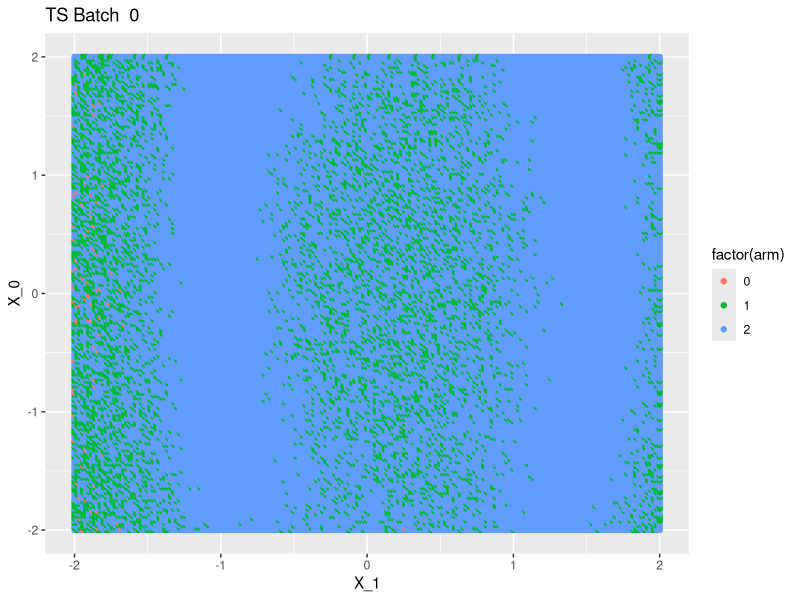
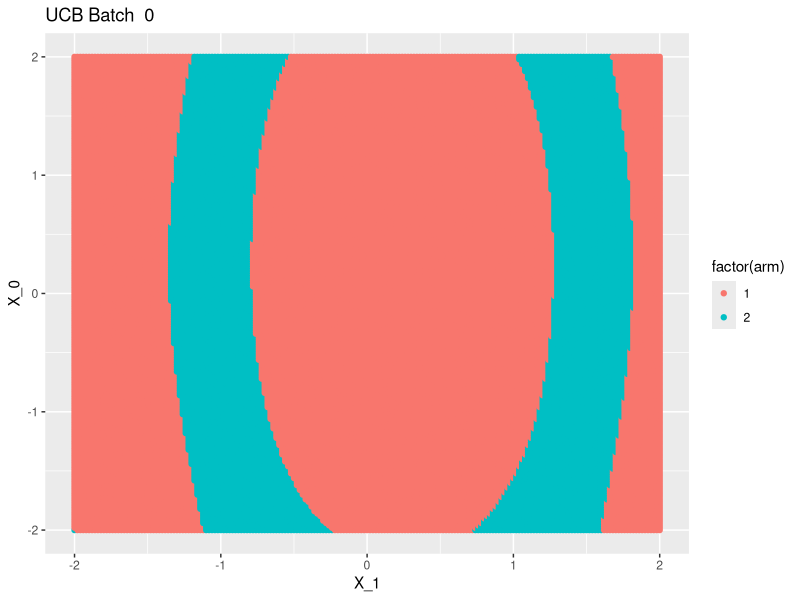
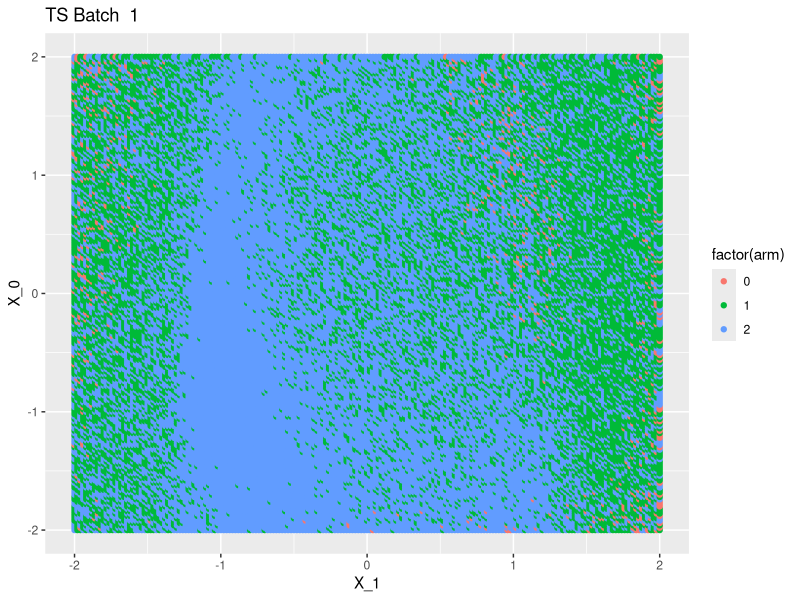
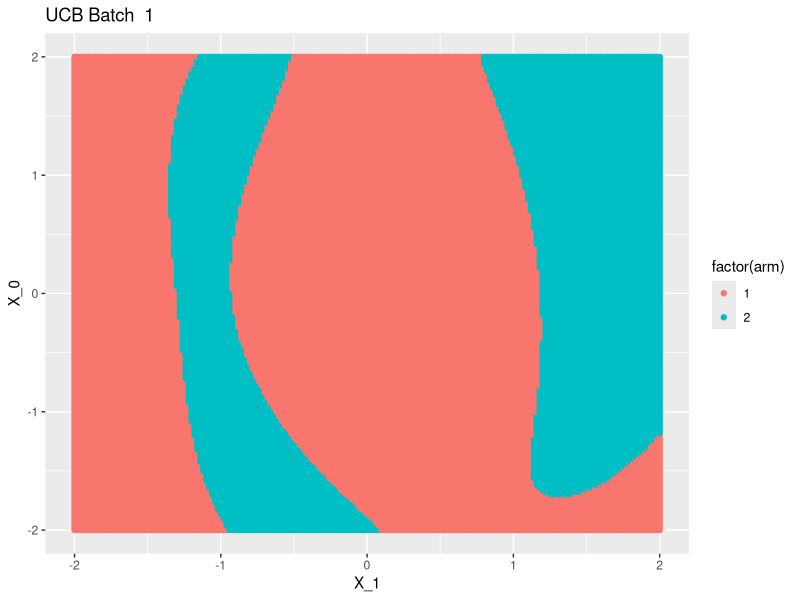
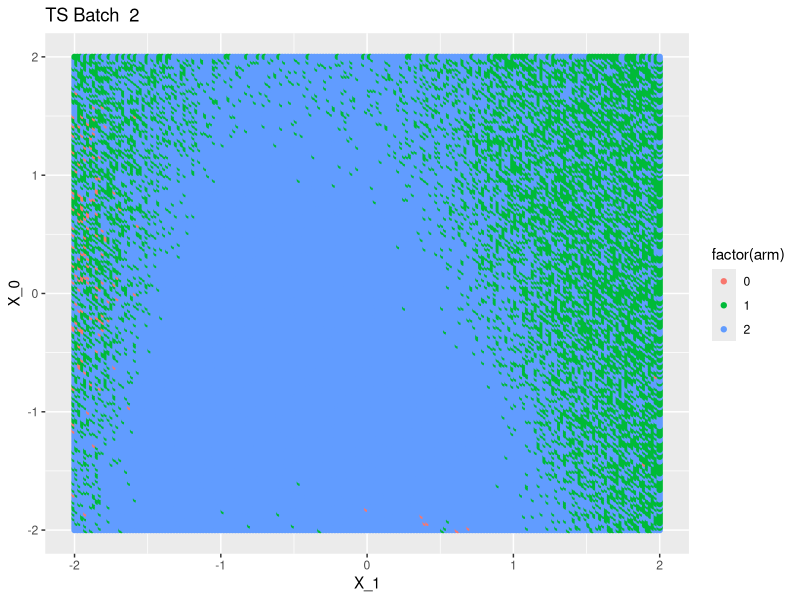
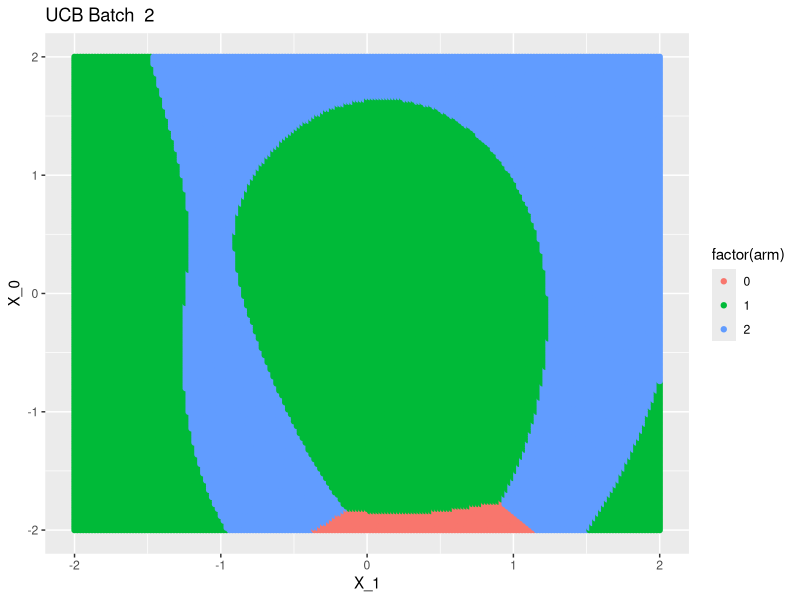

Generate these figures, in order, with R: (Note: a time limit stopped this script after it produced the figures.)
library(dplyr)
library(glmnet)
library(ggplot2)


set.seed(2017)

tes <- rnorm(2000)
for_Xi0 <- tes[tes < -0.85 & -1.15 < tes]
tes2 <- rnorm(2000)
for_Xi1 <-tes2[tes2 < -0.85 & -1.15 < tes2]

#グラフ用データセット用意
x <- seq(-2, 2, by = 0.02)
grid <- expand.grid(x, x)
colnames(grid) <- c("X_0", "X_1")
graph.bandit <- grid %>% 
  mutate(X_0_quad = X_0^2) %>%
  mutate(X_1_quad = X_1^2)
  
#tes <- rowMeans(graph.bandit)
#tes2 <- apply(graph.bandit,1,var)
#sample_n(tbl = graph.bandit, size = 10, replace = T)


#コールドスタートデータ用意
X_i0 <- sample(for_Xi0,50)
X_i1 <- sample(for_Xi1,50)
eps <- rnorm(50, mean=0, sd= 1.5)
Y_i0 <- 0.5*(X_i0 + 1)^2 + 0.5*(X_i1 + 1)^2 + eps
Y_i1 <- 1 + eps
Y_i2 <- 2 - 0.5*(X_i0 + 1)^2 - 0.5*(X_i1 + 1)^2 + eps

cold_start <- data.frame(X_0=X_i0, 
                         X_1=X_i1, 
                         Y_0=Y_i0,
                         Y_1=Y_i1,
                         Y_2=Y_i2)

cold_reward <- cold_start[3:5]

#batch1以降のデータ用意
b_X_i0 <- rnorm(220)
b_X_i1 <- rnorm(220) 
b_eps <- rnorm(220, mean=0, sd= 1.5)
b_Y_i0 <- 0.5*(b_X_i0 + 1)^2 + 0.5*(b_X_i1 + 1)^2 + b_eps
b_Y_i1 <- 1 + b_eps
b_Y_i2 <- 2 - 0.5*(b_X_i0 + 1)^2 - 0.5*(b_X_i1 + 1)^2 + b_eps

batch <- data.frame(X_0=b_X_i0, 
                    X_1=b_X_i1, 
                    Y_0=b_Y_i0,
                    Y_1=b_Y_i1,
                    Y_2=b_Y_i2)

batch_reward <- batch[3:5]


#######cold_start

#random assignment

first_run <- floor(runif(50, min=0, max=2+1))


n <- 4
result <- data.frame(matrix(rep(NA, n), nrow=1))[numeric(0), ]
colnames(result) <- c("X_0", "X_1", "arm","reward")

for (i in c(1:50)) {
  X_0 <- cold_start[i,1]
  X_1 <- cold_start[i,2]
  arm <- first_run[i]
  reward <- cold_reward[i,arm+1]
  result[i,] <- c( X_0,X_1,arm,reward)
}

#リッジ回帰
arm_0 <- result %>% 
  filter(arm == 0) 

arm0.sampled <- arm_0 %>%
  mutate(X_0_quad = X_0^2) %>%
  mutate(X_1_quad = X_1^2) %>%
  mutate(rew = reward) %>%
  select(-arm, -reward)

arm_1 <- result %>% 
  filter(arm == 1)

arm1.sampled <- arm_1 %>%
  mutate(X_0_quad = X_0^2) %>%
  mutate(X_1_quad = X_1^2) %>%
  mutate(rew = reward) %>%
  select(-arm, -reward)

arm_2 <- result %>% 
  filter(arm == 2)

arm2.sampled <- arm_2 %>%
  mutate(X_0_quad = X_0^2) %>%
  mutate(X_1_quad = X_1^2) %>%
  mutate(rew = reward) %>%
  select(-arm, -reward)

######bootstrap glmnet

batch_pred <- batch[c(1:10),c(1:2)] %>%
  mutate(X_0_quad = X_0^2) %>%
  mutate(X_1_quad = X_1^2)

#arm0
mean_arm_0 <- NULL
pred.arm0.graph <- NULL

for (i in c(1:100)) {
  arm0.glm <- sample_n(tbl = arm0.sampled, size = nrow(arm0.sampled), replace = T)
  arm_0_glm<- cv.glmnet(as.matrix(arm0.glm[1:4]),as.matrix(arm0.glm[5]),family="gaussian",alpha=0,standardize = F)
  mean_arm_0 <- cbind(mean_arm_0,predict(arm_0_glm, newx=as.matrix(batch_pred)))
  pred.arm0.graph <- cbind(pred.arm0.graph,predict(arm_0_glm, newx=as.matrix(graph.bandit)))
}

arm0.glm[1:4]
pred_arm_0 <- apply(mean_arm_0,1,mean)
var.arm0 <- apply(mean_arm_0,1,var)
pred.graph.arm0 <- apply(pred.arm0.graph,1,mean)
var.graph.arm0 <- apply(pred.arm0.graph,1,var)

#arm1
mean_arm_1 <- NULL
pred.arm1.graph <- NULL

for (i in c(1:100)) {
  arm1.glm <- sample_n(tbl = arm1.sampled, size = nrow(arm1.sampled), replace = T)
  arm_1_glm<- cv.glmnet(as.matrix(arm1.glm[1:4]),as.matrix(arm1.glm[5]),family="gaussian",alpha=0,standardize = F)
  mean_arm_1 <- cbind(mean_arm_1,predict(arm_1_glm, newx=as.matrix(batch_pred)))
  pred.arm1.graph <- cbind(pred.arm1.graph,predict(arm_1_glm, newx=as.matrix(graph.bandit)))
}

pred_arm_1 <- apply(mean_arm_1,1,mean)
var.arm1 <- apply(mean_arm_1,1,var)
pred.graph.arm1 <- apply(pred.arm1.graph,1,mean)
var.graph.arm1 <- apply(pred.arm1.graph,1,var)

#arm2
mean_arm_2 <- NULL
pred.arm2.graph <- NULL

for (i in c(1:100)) {
  arm2.glm <- sample_n(tbl = arm2.sampled, size = nrow(arm2.sampled), replace = T)
  arm_2_glm<- cv.glmnet(as.matrix(arm2.glm[1:4]),as.matrix(arm2.glm[5]),family="gaussian",alpha=0,standardize = F)
  mean_arm_2 <- cbind(mean_arm_2,predict(arm_2_glm, newx=as.matrix(batch_pred)))
  pred.arm2.graph <- cbind(pred.arm2.graph,predict(arm_2_glm, newx=as.matrix(graph.bandit)))
}

pred_arm_2 <- apply(mean_arm_2,1,mean)
var.arm2 <- apply(mean_arm_2,1,var)
pred.graph.arm2 <- apply(pred.arm2.graph,1,mean)
var.graph.arm2 <- apply(pred.arm2.graph,1,var)


#######batch part

arm_0.TS.glm <- arm0.sampled
arm_1.TS.glm <- arm1.sampled
arm_2.TS.glm <- arm2.sampled
arm_0.UCB.glm <- arm0.sampled
arm_1.UCB.glm <- arm1.sampled
arm_2.UCB.glm <- arm2.sampled

pred_arm_0.TS <- pred_arm_0
pred_arm_1.TS <- pred_arm_1
pred_arm_2.TS <- pred_arm_2
pred_arm_0.UCB <- pred_arm_0
pred_arm_1.UCB <- pred_arm_1
pred_arm_2.UCB <- pred_arm_2

var.arm0.TS <- var.arm0
var.arm1.TS <- var.arm1
var.arm2.TS <- var.arm2
var.arm0.UCB <- var.arm0
var.arm1.UCB <- var.arm1
var.arm2.UCB <- var.arm2

pred.graph.arm0.TS <- pred.arm0.graph
pred.graph.arm1.TS <- pred.arm1.graph
pred.graph.arm2.TS <- pred.arm2.graph
pred.graph.arm0.UCB <- pred.arm0.graph
pred.graph.arm1.UCB <- pred.arm1.graph
pred.graph.arm2.UCB <- pred.arm2.graph

var.graph.arm0.TS <- var.graph.arm0
var.graph.arm1.TS <- var.graph.arm1
var.graph.arm2.TS <- var.graph.arm2
var.graph.arm0.UCB <- var.graph.arm0
var.graph.arm1.UCB <- var.graph.arm1
var.graph.arm2.UCB <- var.graph.arm2

###TS assignment

#batch assignmen
for (k in c(1:21)) {
  
arm.TS = c(1:10)

for (i in c(1:10)) {
   assign.arm0.TS <- rnorm(1, mean=pred_arm_0.TS[i], sd=var.arm0.TS[i])
   assign.arm1.TS <- rnorm(1, mean=pred_arm_1.TS[i], sd=var.arm1.TS[i])
   assign.arm2.TS <- rnorm(1, mean=pred_arm_2.TS[i], sd=var.arm2.TS[i])
   max.assign <- max(assign.arm0.TS,assign.arm1.TS,assign.arm2.TS)
   if (max.assign == assign.arm0.TS) {
     arm.TS[i] = 0
   } else if (max.assign == assign.arm1.TS) {
     arm.TS[i] = 1
   } else arm.TS[i] = 2
}

#graph assignment
arm.TS.graph = c(1:length(grid[,1]))
len <- length(grid[,1])

for (i in c(1:len)) {
  assign.arm0.TS <- rnorm(1, mean=pred.graph.arm0.TS[i], sd=var.graph.arm0.TS[i])
  assign.arm1.TS <- rnorm(1, mean=pred.graph.arm1.TS[i], sd=var.graph.arm1.TS[i])
  assign.arm2.TS <- rnorm(1, mean=pred.graph.arm2.TS[i], sd=var.graph.arm2.TS[i])
  max.assign <- max(assign.arm0.TS,assign.arm1.TS,assign.arm2.TS)
  if (max.assign == assign.arm0.TS) {
    arm.TS.graph[i] = 0
  } else if (max.assign == assign.arm1.TS) {
    arm.TS.graph[i] = 1
  } else arm.TS.graph[i] = 2
}


###UCB assignment

#batch assignment
arm.UCB = c(1:10)

for (i in c(1:10)) {
  assign.arm0.UCB <- pred_arm_0[i] + sqrt(2*log(i))*var.arm0.UCB[i]
  assign.arm1.UCB <- pred_arm_1[i] + sqrt(2*log(i))*var.arm1.UCB[i]
  assign.arm2.UCB <- pred_arm_2[i] + sqrt(2*log(i))*var.arm2.UCB[i]
  max.assign <- max(assign.arm0.UCB,assign.arm1.UCB,assign.arm2.UCB)
  if (max.assign == assign.arm0.UCB) {
    arm.UCB[i] = 0
  } else if (max.assign == assign.arm1.TS) {
    arm.UCB[i] = 1
  } else arm.UCB[i] = 2
}

#graph assignment
arm.UCB.graph = c(1:length(grid[,1]))
len <- length(grid[,1])

for (i in c(1:len)) {
  assign.arm0.UCB <- pred.graph.arm0.UCB[i] + sqrt(2*log(i))*var.graph.arm0.UCB[i]
  assign.arm1.UCB <- pred.graph.arm1.UCB[i] + sqrt(2*log(i))*var.graph.arm1.UCB[i]
  assign.arm2.UCB <- pred.graph.arm2.UCB[i] + sqrt(2*log(i))*var.graph.arm2.UCB[i]
  max.assign <- max(assign.arm0.UCB,assign.arm1.UCB,assign.arm2.UCB)
  if (max.assign == assign.arm0.UCB) {
    arm.UCB.graph[i] = 0
  } else if (max.assign == assign.arm1.UCB) {
    arm.UCB.graph[i] = 1
  } else arm.UCB.graph[i] = 2
}

###graph
graph.TS <- grid %>%
  mutate(arm = arm.TS.graph)

TS_batch = paste("TS Batch " , as.character(k-1))
TS <- ggplot(graph.TS, aes(y = X_0, x = X_1, colour = factor(arm))) + geom_point() + labs(title= TS_batch)
file.name.TS = paste("TS_Batch_", as.character(k-1),".png", collapse="")
print(file.name.TS)
ggsave(file = file.name.TS, plot = TS)

graph.UCB <- grid %>%
  mutate(arm = arm.UCB.graph)

UCB_batch = paste("UCB Batch " , as.character(k-1))
UCB <- ggplot(graph.UCB, aes(y = X_0, x = X_1, colour = factor(arm))) + geom_point() + labs(title= UCB_batch)
file.name.UCB <- paste("UCB_Batch_", as.character(k-1),".png", collapse="")
print(file.name.UCB)
ggsave(file = file.name.UCB, plot = UCB)

####for next batch
#get TS rewards
n <- 4
reward.TS <- data.frame(matrix(rep(NA, n), nrow=1))[numeric(0), ]
colnames(reward.TS) <- c("X_0", "X_1", "arm","reward")

for (i in c(1:10)) {
  X_0 <- batch[k*10+i,1]
  X_1 <- batch[k*10+i,2]
  arm <- arm.TS[i]
  reward <- batch_reward[k*10+i,arm+1]
  reward.TS[i,] <- c( X_0,X_1,arm,reward)
}

#get UCB rewards
n <- 4
reward.UCB <- data.frame(matrix(rep(NA, n), nrow=1))[numeric(0), ]
colnames(reward.UCB) <- c("X_0", "X_1", "arm","reward")

for (i in c(1:10)) {
  X_0 <- batch[k*10+i,1]
  X_1 <- batch[k*10+i,2]
  arm <- arm.UCB[i]
  reward <- batch_reward[k*10+i,arm+1]
  reward.UCB[i,] <- c( X_0,X_1,arm,reward)
}

###Ridge TS 

arm_0.TS <- reward.TS %>% 
  filter(arm == 0) 

arm0_2.TS <- arm_0.TS %>%
  mutate(X_0_quad = X_0^2) %>%
  mutate(X_1_quad = X_1^2) %>%
  mutate(rew = reward) %>%
  select(-arm,-reward)

arm_0.TS.glm <- rbind(arm_0.TS.glm , arm0_2.TS)


arm_1.TS <- reward.TS %>% 
  filter(arm == 1) 

arm1_2.TS <- arm_1.TS %>%
  mutate(X_0_quad = X_0^2) %>%
  mutate(X_1_quad = X_1^2) %>%
  mutate(rew = reward) %>%
  select(-arm,-reward)

arm_1.TS.glm <- rbind(arm_1.TS.glm , arm1_2.TS)


arm_2.TS <- reward.TS %>% 
  filter(arm == 2) 

arm2_2.TS <- arm_2.TS %>%
  mutate(X_0_quad = X_0^2) %>%
  mutate(X_1_quad = X_1^2) %>%
  mutate(rew = reward) %>%
  select(-arm,-reward)

arm_2.TS.glm <- rbind(arm_2.TS.glm , arm2_2.TS)


batch_pred <- batch[seq(k*10+1,(k+1)*10, by =1),c(1:2)] %>%
  mutate(X_0_quad = X_0^2) %>%
  mutate(X_1_quad = X_1^2)

#arm0
mean_arm_0 <- NULL
pred.arm0.graph <- NULL

for (i in c(1:100)) {
  arm0.glm <- sample_n(tbl = arm_0.TS.glm, size = nrow(arm_0.TS.glm), replace = T)
  arm_0_glm<- cv.glmnet(as.matrix(arm0.glm[1:4]),as.matrix(arm0.glm[5]),family="gaussian",alpha=0,standardize = F)
  mean_arm_0 <- cbind(mean_arm_0,predict(arm_0_glm, newx=as.matrix(batch_pred)))
  pred.arm0.graph <- cbind(pred.arm0.graph,predict(arm_0_glm, newx=as.matrix(graph.bandit)))
}

pred_arm_0.TS <- apply(mean_arm_0,1,mean)
var.arm0.TS <- apply(mean_arm_0,1,var)
pred.graph.arm0.TS <- apply(pred.arm0.graph,1,mean)
var.graph.arm0.TS <- apply(pred.arm0.graph,1,var)

#arm1 
mean_arm_1 <- NULL
pred.arm1.graph <- NULL

for (i in c(1:100)) {
  arm1.glm <- sample_n(tbl = arm_1.TS.glm, size = nrow(arm_1.TS.glm), replace = T)
  arm_1_glm<- cv.glmnet(as.matrix(arm1.glm[1:4]),as.matrix(arm1.glm[5]),family="gaussian",alpha=0,standardize = F)
  mean_arm_1 <- cbind(mean_arm_1,predict(arm_1_glm, newx=as.matrix(batch_pred)))
  pred.arm1.graph <- cbind(pred.arm1.graph,predict(arm_1_glm, newx=as.matrix(graph.bandit)))
}

pred_arm_1.TS <- apply(mean_arm_1,1,mean)
var.arm1.TS <- apply(mean_arm_1,1,var)
pred.graph.arm1.TS <- apply(pred.arm1.graph,1,mean)
var.graph.arm1.TS <- apply(pred.arm1.graph,1,var)

#arm2
mean_arm_2 <- NULL
pred.arm2.graph <- NULL

for (i in c(1:100)) {
  arm2.glm <- sample_n(tbl = arm_2.TS.glm, size = nrow(arm_2.TS.glm), replace = T)
  arm_2_glm<- cv.glmnet(as.matrix(arm2.glm[1:4]),as.matrix(arm2.glm[5]),family="gaussian",alpha=0,standardize = F)
  mean_arm_2 <- cbind(mean_arm_2,predict(arm_2_glm, newx=as.matrix(batch_pred)))
  pred.arm2.graph <- cbind(pred.arm2.graph,predict(arm_2_glm, newx=as.matrix(graph.bandit)))
}

pred_arm_2.TS <- apply(mean_arm_2,1,mean)
var.arm2.TS <- apply(mean_arm_2,1,var)
pred.graph.arm2.TS <- apply(pred.arm2.graph,1,mean)
var.graph.arm2.TS <- apply(pred.arm2.graph,1,var)

###Ridge UCB 

arm_0.UCB <- reward.UCB %>% 
  filter(arm == 0) 

arm0_2.UCB <- arm_0.UCB %>%
  mutate(X_0_quad = X_0^2) %>%
  mutate(X_1_quad = X_1^2) %>%
  mutate(rew = reward) %>%
  select(-arm,-reward)

arm_0.UCB.glm <- rbind(arm_0.UCB.glm , arm0_2.UCB)


arm_1.UCB <- reward.UCB %>% 
  filter(arm == 1) 

arm1_2.UCB <- arm_1.UCB %>%
  mutate(X_0_quad = X_0^2) %>%
  mutate(X_1_quad = X_1^2) %>%
  mutate(rew = reward) %>%
  select(-arm,-reward)

arm_1.UCB.glm <- rbind(arm_1.UCB.glm , arm1_2.UCB)


arm_2.UCB <- reward.UCB %>% 
  filter(arm == 2) 

arm2_2.UCB <- arm_2.UCB %>%
  mutate(X_0_quad = X_0^2) %>%
  mutate(X_1_quad = X_1^2) %>%
  mutate(rew = reward) %>%
  select(-arm,-reward)

arm_2.UCB.glm <- rbind(arm_2.UCB.glm , arm2_2.UCB)

batch_pred <- batch[seq(k*10+1,(k+1)*10, by =1),c(1:2)] %>%
  mutate(X_0_quad = X_0^2) %>%
  mutate(X_1_quad = X_1^2)

#arm0
mean_arm_0 <- NULL
pred.arm0.graph <- NULL

for (i in c(1:100)) {
  arm0.glm <- sample_n(tbl = arm_0.UCB.glm, size = nrow(arm_0.UCB.glm), replace = T)
  arm_0_glm<- cv.glmnet(as.matrix(arm0.glm[1:4]),as.matrix(arm0.glm[5]),family="gaussian",alpha=0,standardize = F)
  mean_arm_0 <- cbind(mean_arm_0,predict(arm_0_glm, newx=as.matrix(batch_pred)))
  pred.arm0.graph <- cbind(pred.arm0.graph,predict(arm_0_glm, newx=as.matrix(graph.bandit)))
}

pred_arm_0.UCB <- apply(mean_arm_0,1,mean)
var.arm0.UCB <- apply(mean_arm_0,1,var)
pred.graph.arm0.UCB <- apply(pred.arm0.graph,1,mean)
var.graph.arm0.UCB <- apply(pred.arm0.graph,1,var)

#arm1 
mean_arm_1 <- NULL
pred.arm1.graph <- NULL

for (i in c(1:100)) {
  arm1.glm <- sample_n(tbl = arm_1.UCB.glm, size = nrow(arm_1.UCB.glm), replace = T)
  arm_1_glm<- cv.glmnet(as.matrix(arm1.glm[1:4]),as.matrix(arm1.glm[5]),family="gaussian",alpha=0,standardize = F)
  mean_arm_1 <- cbind(mean_arm_1,predict(arm_1_glm, newx=as.matrix(batch_pred)))
  pred.arm1.graph <- cbind(pred.arm1.graph,predict(arm_1_glm, newx=as.matrix(graph.bandit)))
}

pred_arm_1.UCB <- apply(mean_arm_1,1,mean)
var.arm1.UCB <- apply(mean_arm_1,1,var)
pred.graph.arm1.UCB <- apply(pred.arm1.graph,1,mean)
var.graph.arm1.UCB <- apply(pred.arm1.graph,1,var)

#arm2
mean_arm_2 <- NULL
pred.arm2.graph <- NULL

for (i in c(1:100)) {
  arm2.glm <- sample_n(tbl = arm_2.UCB.glm, size = nrow(arm_2.UCB.glm), replace = T)
  arm_2_glm<- cv.glmnet(as.matrix(arm2.glm[1:4]),as.matrix(arm2.glm[5]),family="gaussian",alpha=0,standardize = F)
  mean_arm_2 <- cbind(mean_arm_2,predict(arm_2_glm, newx=as.matrix(batch_pred)))
  pred.arm2.graph <- cbind(pred.arm2.graph,predict(arm_2_glm, newx=as.matrix(graph.bandit)))
}

pred_arm_2.UCB <- apply(mean_arm_2,1,mean)
var.arm2.UCB <- apply(mean_arm_2,1,var)
pred.graph.arm2.UCB <- apply(pred.arm2.graph,1,mean)
var.graph.arm2.UCB <- apply(pred.arm2.graph,1,var)
}
